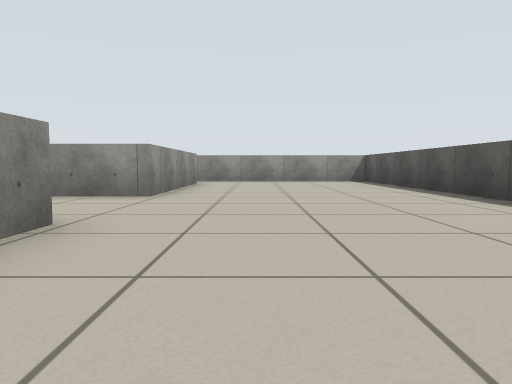
[1] (above)

19 first-person views from a walk through a Stage world. The camera is 0.46 m above the floor, tilts 4° down and sees 70° across. The lines on the ground mark 1 m squares. The floor is counted in squares, 1 m on a side. Each view is taken from the middle of a square. On the plan, view 1 faces up. The plan holds only what a view shows up to about 9 squares ahead; the rest is blank. The robots in the file are not drawn.

[2]
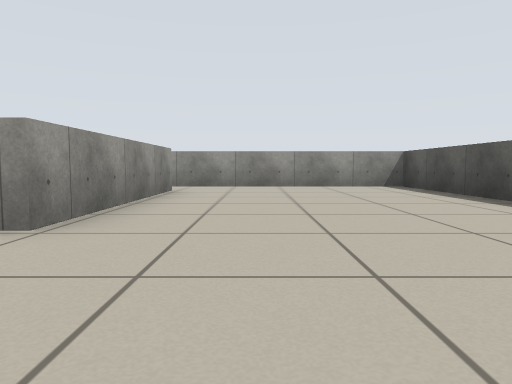

[3]
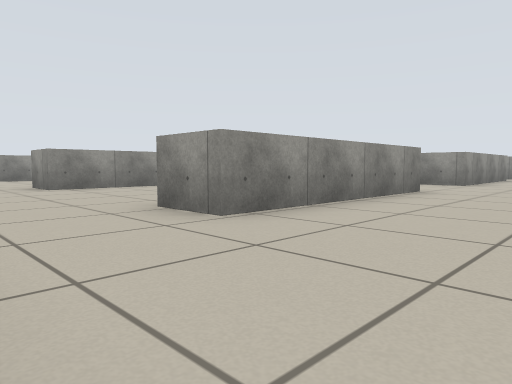

[4]
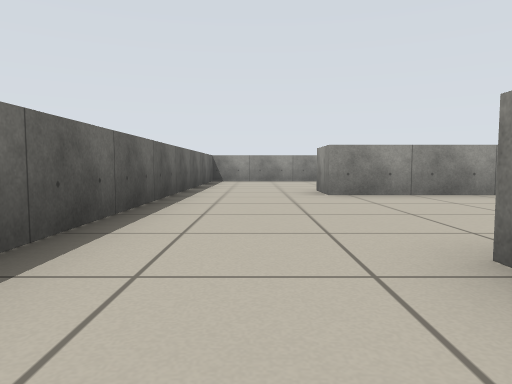

[5]
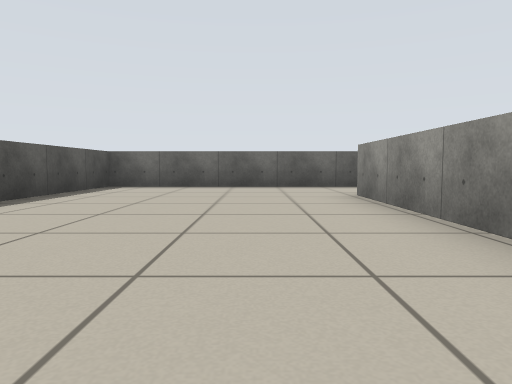

[6]
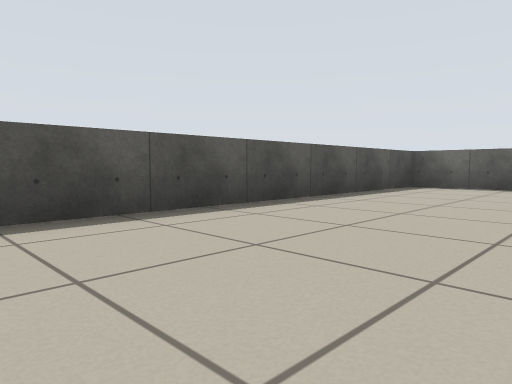

[7]
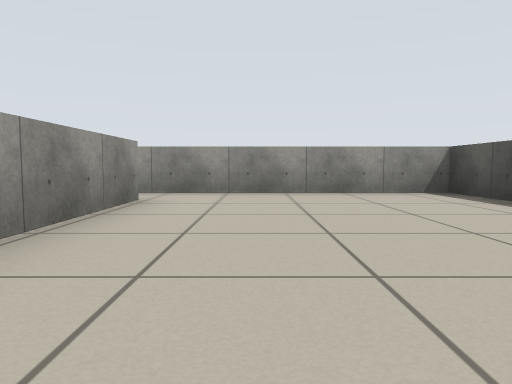

[8]
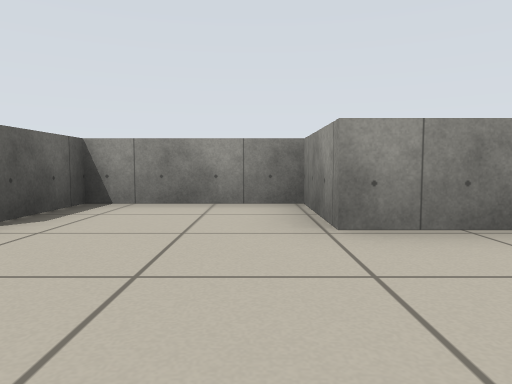

[9]
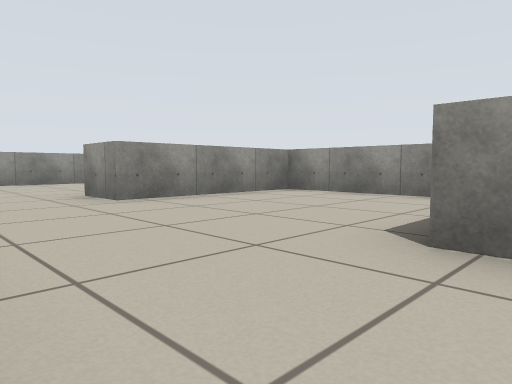

[10]
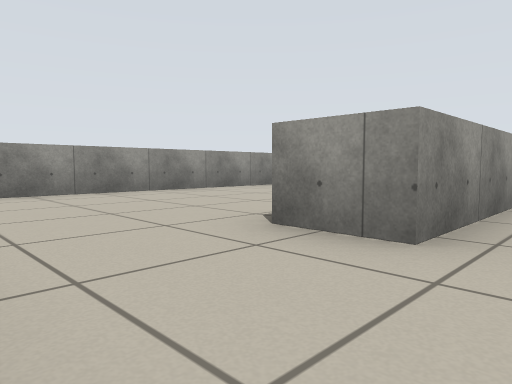

[11]
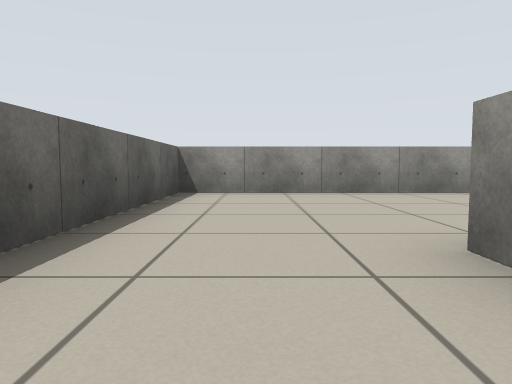

[12]
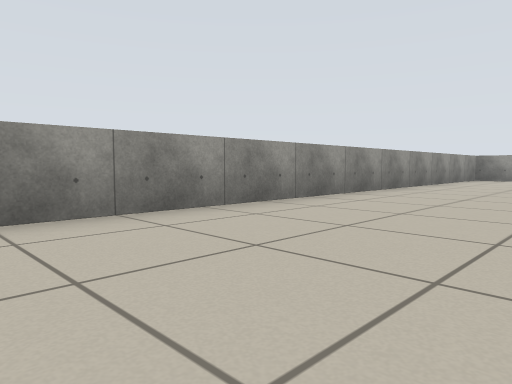

[13]
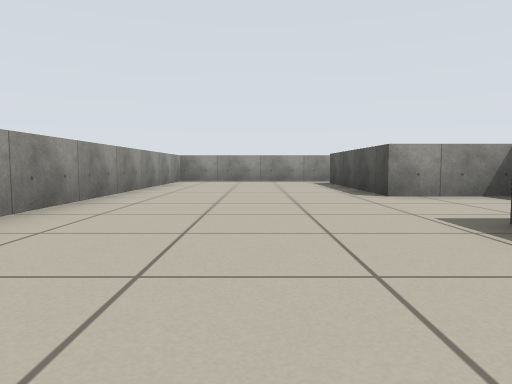

[14]
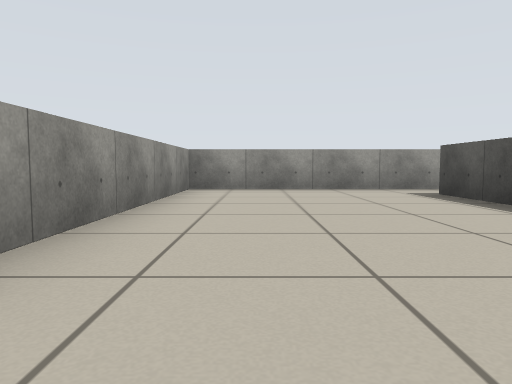

[15]
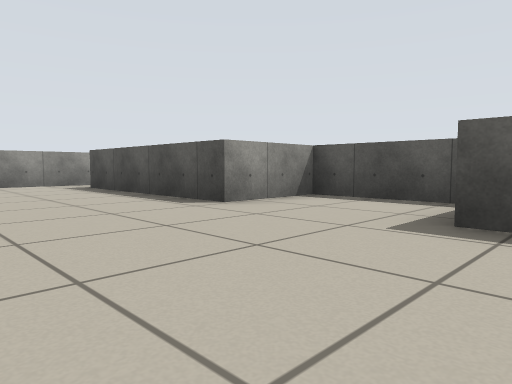

[16]
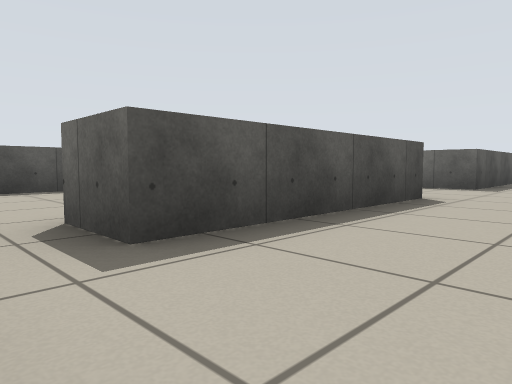

[17]
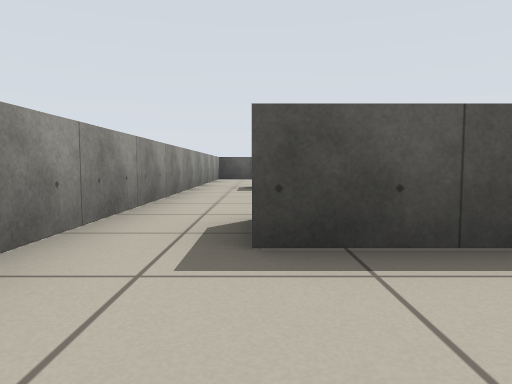

[18]
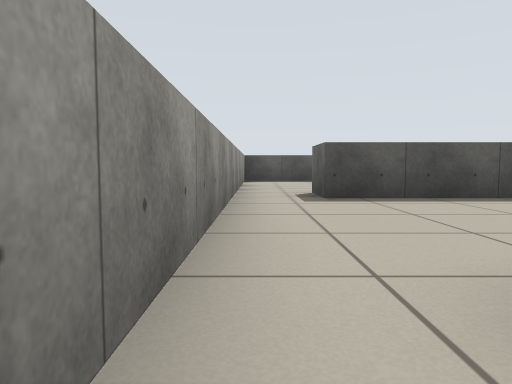

[19]
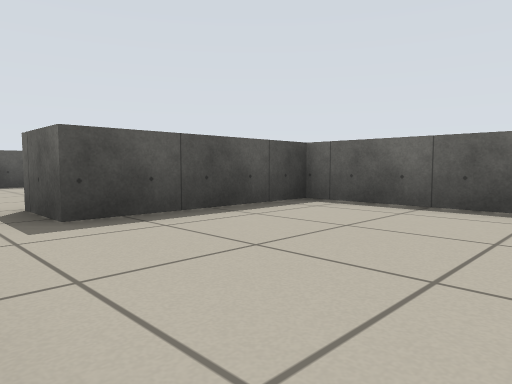

### Floor plan
Points are (right, up) in squares from view 1. A wall is a line through its corners. A room is listed if a view was taken in it or the views show most of it. See-through windows are left out.
Room 1 (views 1, 2, 3, 4, 5, 6, 7, 8, 9, 10, 11)
walls: (-1.6, 3) (-1.6, -1.8) (-2.9, -1.8); (-4, 1.8) (-6.8, 1.8) (-6.8, -1.8); (-1.6, 10) (-1.6, 5.6) (-3.5, 5.6) (-3.5, 2.9) (-2, 2.9); (-6.6, -4.4) (3.4, -4.4) (3.4, 11.4) (-1.6, 11.4)
ways out: opening at (-7.5, -3.5) to room 2; opening at (-2.5, 11) to room 3
Room 2 (views 12, 13, 14, 15, 16, 17)
walls: (-8, 0.2) (-8, 2.9) (-6.9, 2.9); (-6.1, 3.4) (-6.1, 5.6) (-8, 5.6) (-8, 10); (-6.8, -1.8) (-8, -1.8); (-8.6, 11.4) (-12.3, 11.4) (-12.3, -4.4) (-6.6, -4.4)
ways out: opening at (-7.5, -3.5) to room 1; opening at (-7.5, 11) to room 3
Room 3 (views 18, 19)
walls: (-5.4, 6.7) (-2.8, 6.7) (-2.8, 10) (-1.6, 10); (-8, 10) (-6.8, 10); (-1.6, 11.4) (-8.6, 11.4)
ways out: opening at (-2.5, 11) to room 1; opening at (-7.5, 11) to room 2

Where each view was taken, in squares from view 1:
view 1: 0 up, 0 right, facing up
view 2: 3 up, 0 right, facing up
view 3: 4 down, 1 right, facing up-left
view 4: 3 down, 1 left, facing left
view 5: 4 up, 0 right, facing down
view 6: 4 up, 0 right, facing down-right
view 7: 5 up, 0 right, facing up
view 8: 5 up, 1 right, facing left
view 9: 4 down, 2 left, facing up-left
view 10: 4 down, 6 left, facing up-left
view 11: 3 down, 6 left, facing left
view 12: 2 down, 9 left, facing up-left
view 13: 0 up, 10 left, facing up
view 14: 4 up, 11 left, facing up
view 15: 2 up, 11 left, facing up-right
view 16: 11 up, 10 left, facing down-right
view 17: 10 up, 10 left, facing right
view 18: 11 up, 8 left, facing right
view 19: 11 up, 6 left, facing down-right
